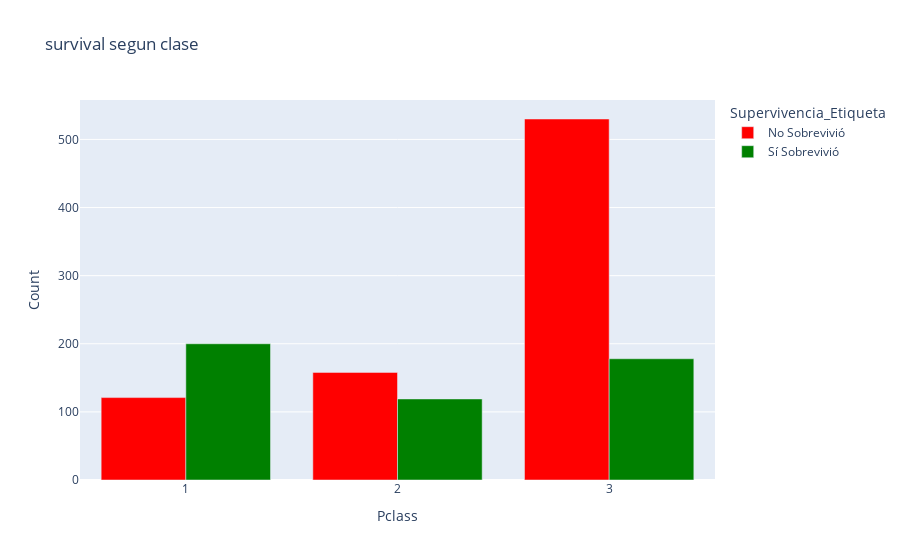

Notebook source saved alongside this figure:
### Code cell
plots.bar(x='Pclass',y='Count', title='survival segun clase', color='Supervivencia_Etiqueta', data=df_surv_class )

### Figure 1 — Plotly figure (JSON) as saved in the notebook; plotly's stock layout.template omitted (floating-point values rounded to 4 significant figures)
{"data": [{"alignmentgroup": "True", "hovertemplate": "Supervivencia_Etiqueta=No Sobrevivió<br>Pclass=%{x}<br>Count=%{y}<extra></extra>", "legendgroup": "No Sobrevivió", "marker": {"color": "red", "pattern": {"shape": ""}}, "name": "No Sobrevivió", "offsetgroup": "No Sobrevivió", "orientation": "v", "showlegend": true, "textposition": "auto", "type": "bar", "x": [1, 2, 3], "xaxis": "x", "y": [121, 158, 530], "yaxis": "y"}, {"alignmentgroup": "True", "hovertemplate": "Supervivencia_Etiqueta=Sí Sobrevivió<br>Pclass=%{x}<br>Count=%{y}<extra></extra>", "legendgroup": "Sí Sobrevivió", "marker": {"color": "green", "pattern": {"shape": ""}}, "name": "Sí Sobrevivió", "offsetgroup": "Sí Sobrevivió", "orientation": "v", "showlegend": true, "textposition": "auto", "type": "bar", "x": [1, 2, 3], "xaxis": "x", "y": [200, 119, 178], "yaxis": "y"}], "layout": {"barmode": "group", "legend": {"title": {"text": "Supervivencia_Etiqueta"}, "tracegroupgap": 0}, "title": {"text": "survival segun clase"}, "xaxis": {"anchor": "y", "domain": [0, 1], "title": {"text": "Pclass"}}, "yaxis": {"anchor": "x", "domain": [0, 1], "title": {"text": "Count"}}}}
